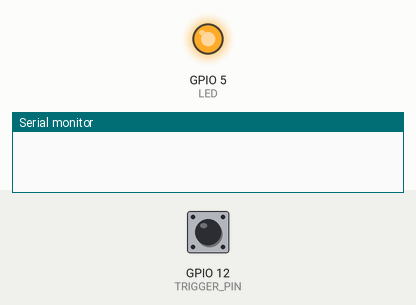
Recording of a sketch running on a simulated ESP8266 (NodeMCU). On the bench: output pins drawn as LEDs (lit = HIGH), the last lines printed to the serial monitor. The test bench sets the inputs (shaded band); at power-on: GPIO 12 (TRIGGER_PIN) HIGH. WiFi joins after 1.5 s; servers stay silent unless stated.

Above: at 0.1 s.
At 1.9 s:
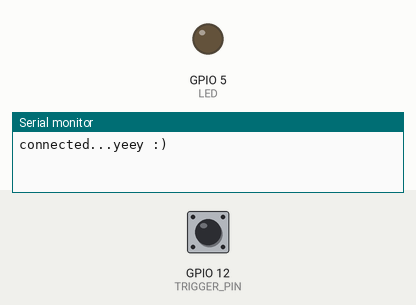
Timing chart, 0 to 3.5 s (numbered marks = the images above):
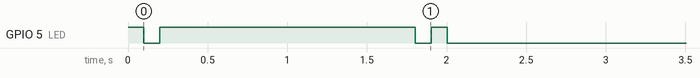

The sketch:

AutoConnect.ino
```cpp
#include <ESP8266WiFi.h>          //https://github.com/esp8266/Arduino

//needed for library
#include <DNSServer.h>
#include <ESP8266WebServer.h>
#include <WiFiManager.h>         //https://github.com/tzapu/WiFiManager

#define LED 5
#define TRIGGER_PIN 12
WiFiManager wifiManager;
void setup() {
    // put your setup code here, to run once:
    Serial.begin(115200);
    pinMode(LED,OUTPUT);
    pinMode(TRIGGER_PIN,INPUT_PULLUP);
    digitalWrite(LED,HIGH);
    delay(100);
    digitalWrite(LED,LOW);
    delay(100);
    digitalWrite(LED,HIGH);

    //WiFiManager
    //Local intialization. Once its business is done, there is no need to keep it around

    //reset saved settings
    //wifiManager.resetSettings();

    //set custom ip for portal
    //wifiManager.setAPConfig(IPAddress(10,0,1,1), IPAddress(10,0,1,1), IPAddress(255,255,255,0));

    //fetches ssid and pass from eeprom and tries to connect
    //if it does not connect it starts an access point with the specified name
    //here  "AutoConnectAP"
    //and goes into a blocking loop awaiting configuration
    if(!wifiManager.autoConnect("AutoConnectAP")){
         Serial.println("failed to connect, we should reset as see if it connects");
    delay(3000);
    ESP.reset();
    delay(5000);
    }
    //or use this for auto generated name ESP + ChipID
    //wifiManager.autoConnect();

    //if you get here you have connected to the WiFi
    Serial.println("connected...yeey :)");
    digitalWrite(LED,HIGH);
    delay(100);
    digitalWrite(LED,LOW);
    delay(100);
    digitalWrite(LED,HIGH);
    delay(100);
    digitalWrite(LED,LOW);
 //   digitalWrite(LED,HIGH);

}

void loop() {
  if ( digitalRead(TRIGGER_PIN) == LOW ) {
    Serial.println("reset");
    wifiManager.resetSettings();
    ESP.reset();
    delay(2000);

  }

}
```
